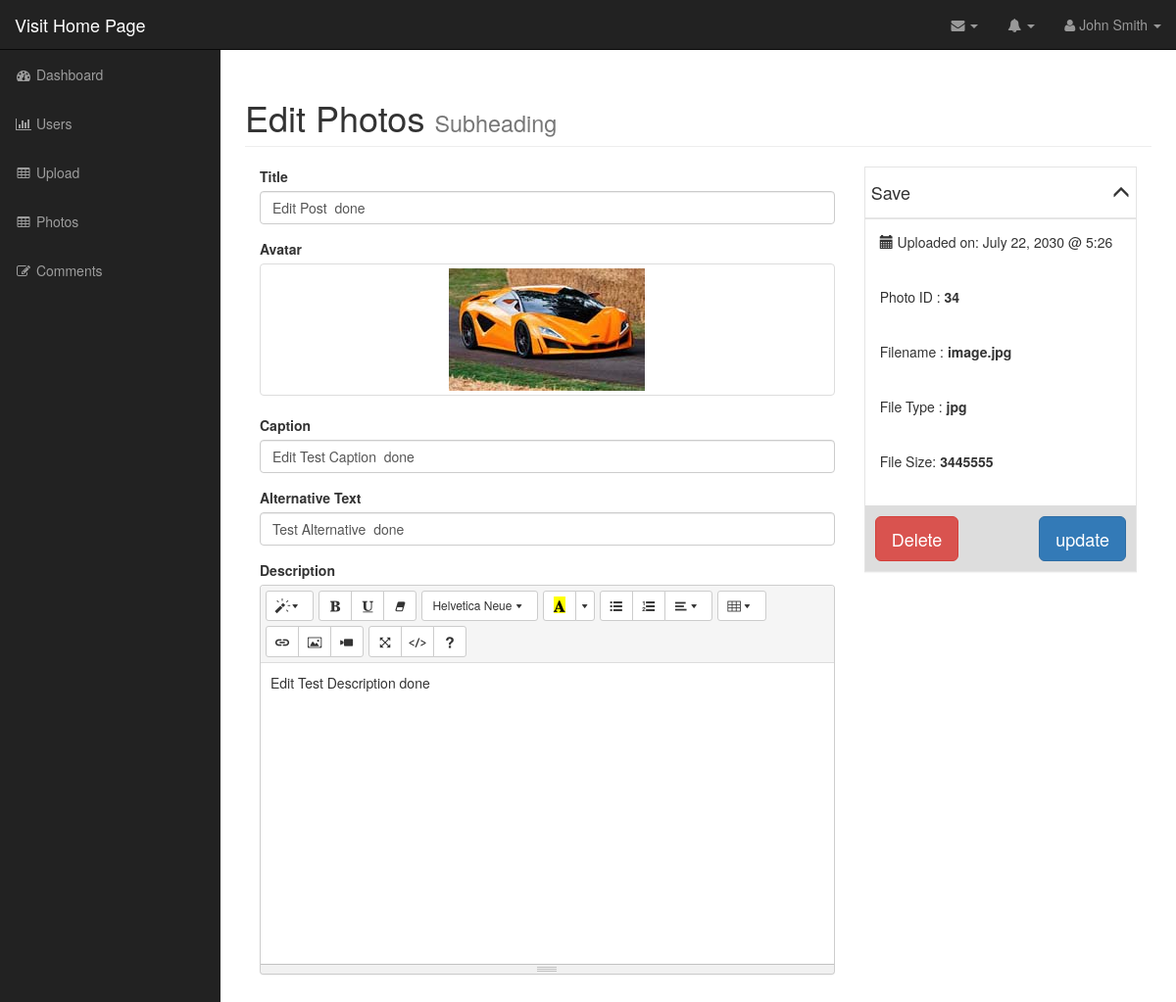
The app's page /admin/edit_photo.php?id=7 (signed in) with its own data.
### tables this page shows
CREATE TABLE `photos` (
  `id` int(11) NOT NULL,
  `title` varchar(255) NOT NULL,
  `caption` varchar(255) NOT NULL,
  `description` text NOT NULL,
  `filename` varchar(255) NOT NULL,
  `alternative_text` text NOT NULL,
  `type` varchar(255) NOT NULL,
  `size` int(11) NOT NULL
);

### admin/includes/database.php (called while the page is built, shortened)
<?php
class Database {
      public $db;
      public function __construct()
      {
          $this->db = $this->open_db_connection();
      }
    public function open_db_connection()
    {
        $this->connection = new mysqli(
            DB_HOST,
            DB_USER,
            DB_PASS,
            DB_NAME);
        return $this->connection;
    }
    public  function  query($sql)
    {
        $result = $this->db->query($sql);
         return  $result ;
    }
}
$database = new Database();

### admin/includes/db_object.php (called while the page is built, shortened)
<?php
class  Db_object{
    protected static  $db_table ="users";
    public static  function find_by_id($id)
    {
        $the_result_array = static::find_by_query("SELECT * FROM "  . static::$db_table ." WHERE id = $id LIMIT 1");
        return !empty($the_result_array) ? array_shift($the_result_array) : false;
    }
    public  static  function  find_by_query($sql)
    {
        global $database;
        $result_set = $database->query($sql);
        $the_object_array = [];
        while($row = mysqli_fetch_array($result_set )){
            $the_object_array[] = static::instantantion($row);
        }
        return $the_object_array ;
    }
    public  static function instantantion($the_record)
    {
        $the_object = new $calling_class;
        foreach ($the_record as  $the_attribute => $value) {
            if ($the_object->has_the_attribute($the_attribute)){
                $the_object->$the_attribute = $value;
            }
        }
        return $the_object;
    }
    private  function  has_the_attribute($the_attribute)
    {
        $object_properties = get_object_vars($this);
        return  array_key_exists($the_attribute, $object_properties);
    }
}

### admin/includes/photo.php (called while the page is built, shortened)
<?php
class  Photo extends  Db_object
{
    public $filename;
   public  $upload_directory     = "images";
    public  function  picture_path()
    {
        return $this->upload_directory .DS. $this->filename;
    }
}

### admin/edit_photo.php (the view, shortened to what this page needs)
<?php include("includes/header.php"); ?>
<?php
if(empty($_GET['id'])){
    redirect("photos.php");
}else{
    $photo = Photo::find_by_id($_GET['id']);
}
?>
    <nav class="navbar navbar-inverse navbar-fixed-top" role="navigation">
        <?php include("includes/top_nav.php");?>
        <?php include("includes/side_nav.php");?>
    </nav>
    <div id="page-wrapper">
        <div class="container-fluid">
            <div class="row">
                <div class="col-lg-12">
                    <h1 class="page-header">
                        Edit Photos
                        <small>Subheading</small>
                    </h1>
                    <form action="" method="post">
                        <div class="col-md-8">
                            <div class="form-group">
                                <label for="">Title</label>
                                <input
                                        type="text"
                                        class="form-control"
                                        id=""
                                        name="title"
                                        value="<?php echo $photo->title; ?>"
                                        placeholder="">
                            </div>
                            <div class="form-group">
                                <label for="">Avatar</label>
                                <a href="" class="thumbnail">
                                    <img src="<?php  echo $photo->picture_path();?>" alt="">
                                </a>
                            </div>
                            <div class="form-group">
                                <label for="Caption">Caption</label>
                                <input
                                        type="text"
                                        class="form-control"
                                        id="" name="caption"
                                        value="<?php echo $photo->caption; ?>"
                                        placeholder="">
                            </div>
                            <div class="form-group">
                                <label for="">Alternative Text</label>
                                <input
                                        type="text"
                                        class="form-control"
                                        id="alternate_text"
                                        name="alternative_text"
                                        value="<?php  echo $photo->alternative_text; ?>"
                                        placeholder="">
                            </div>
                            <div class="form-group">
                                <label for="summernote">Description</label>
                            </div>
                        </div>
                        <div class="col-md-4">
                            <div class="photo-info-box">
                                <div class="info-box-header">
                                    <h4>Save <span id="toggle" class="glyphicon glyphicon-menu-up pull-right"></span></h4>
                                </div>
                                <div class="inside">
                                    <div class="box-inner">
                                        <p class="text">
                                            <span class="glyphicon glyphicon-calendar"></span> Uploaded on: July 22, 2030 @ 5:26
                                        </p>
                                        <p class="text">
                                            Photo ID : <span class="data photo_id_box">34</span>
                                        </p>
                                        <p class="text">
                                            Filename : <span class="data">image.jpg</span>
                                        </p>
                                        <p class="text">
                                            File Type : <span class="data">jpg</span>
                                        </p>
                                        <p class="text">
                                            File Size: <span class="data">3445555</span>
                                        </p>
                                    </div>
                                    <div class="info-box-footer clearfix">
                                        <div class="info-box-delete pull-left">
                                            <a href="delete_photo.php?id=<?php $photo->id;?>" class="btn btn-danger btn-lg">Delete</a>
                                        </div>
                                        <div class="info-box-update pull-right">
                                            <input type="submit" name="update" value="update" class="btn btn-lg btn-primary">
                                        </div>
                                    </div>
                                </div>
                            </div>
                        </div>
                    </form>
                </div>
            </div>
        </div>
    </div>
<?php include("includes/footer.php"); ?>

### admin/css/sb-admin.css (style rules this page uses)
body { margin-top: 100px; background-color: #222; }
@media (min-width:768px) { body { margin-top: 50px; } }
#page-wrapper { width: 100%; padding: 0; background-color: #fff; }
@media (min-width:768px) { #page-wrapper { padding: 10px; } }

### admin/css/styles.css (style rules this page uses)
.photo-info-box { border: 1px solid #e5e5e5; -webkit-box-shadow: 0 1px 1px rgba(0,0,0,.04); box-shadow: 0 1px 1px rgba(0,0,0,.04); background-color: #fff; }
.info-box-header { padding: 6px; border-bottom: 1px solid #e5e5e5; -webkit-box-shadow: 0 1px 1px rgba(0,0,0,.04); box-shadow: 0 1px 1px rgba(0,0,0,.04); background-color: #fff; }
.photo-info-box .box-inner { border-top: 1px solid #e5e5e5; background-color: #fff; padding: 6px; }
.photo-info-box .box-inner .text { padding: 7px 9px 19px; }
.photo-info-box .box-inner .data { font-weight: bold; }
.photo-info-box .info-box-footer { border-top: 1px solid #ddd; background-color: #ddd; padding: 10px; }

### records on screen
photos: title "Edit Post done", filename (picture), caption "Edit Test Caption done", alternative_text "Test Alternative done"
